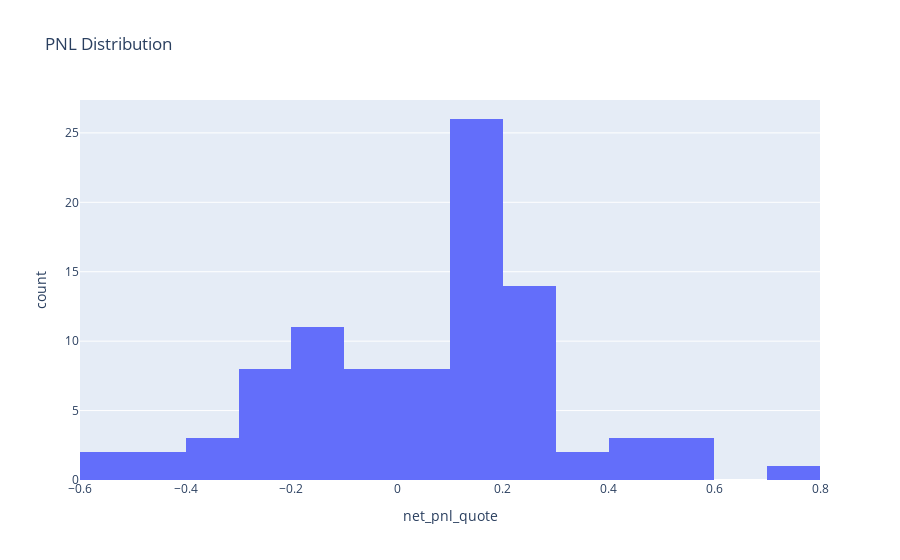

The cell this chart's notebook holds for it:
### Markdown cell above
### Histogram of PNL Distribution
The histogram displays the distribution of PNL values across all trades. It helps in understanding the frequency and range of profit and loss outcomes.

### Code cell
fig = px.histogram(executors_df, x='net_pnl_quote', title='PNL Distribution')
fig.show()

### Figure 1 — Plotly figure (JSON) as saved in the notebook; plotly's stock layout.template omitted (floating-point values rounded to 4 significant figures)
{"data": [{"alignmentgroup": "True", "bingroup": "x", "hovertemplate": "net_pnl_quote=%{x}<br>count=%{y}<extra></extra>", "legendgroup": "", "marker": {"color": "#636efa", "pattern": {"shape": ""}}, "name": "", "offsetgroup": "", "orientation": "v", "showlegend": false, "type": "histogram", "x": [-0.2577, 0.1174, 0.1216, 0.1222, 0.08566, 0.1988, 0.5543, 0.4149, 0.1347, 0.1309, -0.1866, -0.2651, -0.1858, 0.2713, -0.2058, -0.1643, -0.3946, -0.1837, 0.09139, 0.07623, -0.4443, 0.2569, 0.268, 0.2631, 0.4563, 0.1085, 0.01448, -0.2756, -0.2415, -0.09141, -0.1018, -0.4498, -0.232, -0.5691, 0.1908, 0.1121, 0.004133, -0.1671, -0.09285, 0.2403, 0.2023, 0.2613, 0.3162, 0.169, 0.1087, 0.1687, 0.1882, 0.1315, 0.1086, 0.2962, 0.2895, 0.1522, 0.162, 0.7407, 0.08229, 0.1187, -0.3821, 0.09124, 0.169, 0.1557, -0.1636, -0.08129, -0.07814, -0.01372, 0.08784, -0.1792, -0.2318, -0.05521, -0.1701, -0.336, -0.5367, 0.2809, -0.06249, 0.2172, -0.07776, 0.2997, 0.3103, 0.5044, 0.5782, 0.1022, 0.1305, 0.1082, 0.2354, 0.4486, 0.2997, 0.103, 0.1234, 0.1612, -0.1188, -0.1636, -0.2799], "xaxis": "x", "yaxis": "y"}], "layout": {"barmode": "relative", "legend": {"tracegroupgap": 0}, "title": {"text": "PNL Distribution"}, "xaxis": {"anchor": "y", "domain": [0, 1], "title": {"text": "net_pnl_quote"}}, "yaxis": {"anchor": "x", "domain": [0, 1], "title": {"text": "count"}}}}
